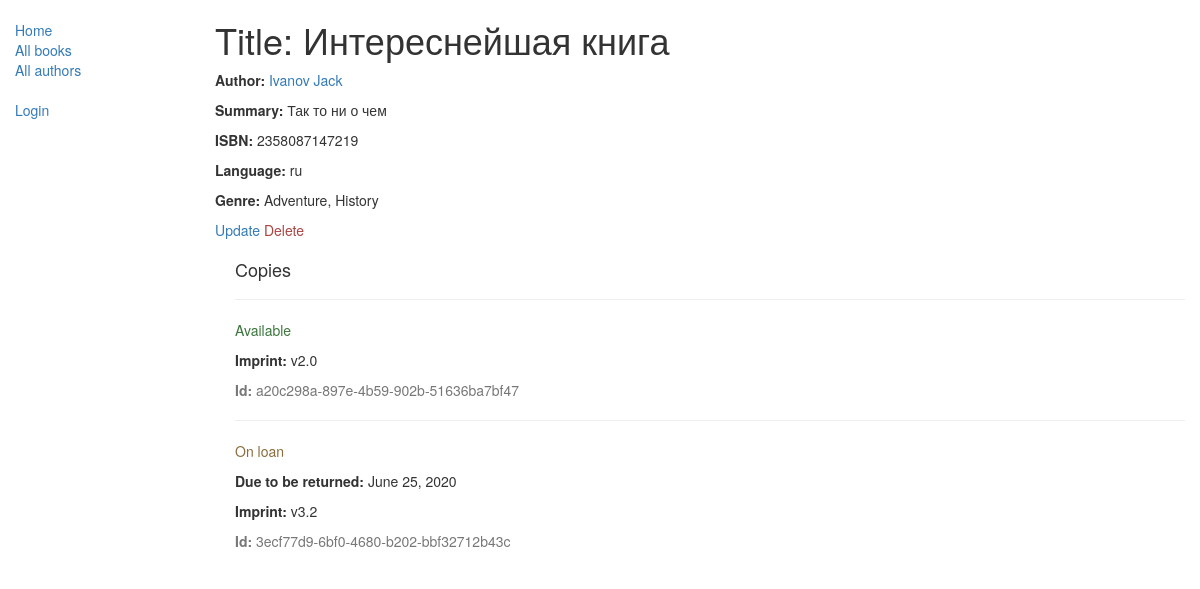
/catalog/book/2, run on the app's committed database.
### catalog/models.py (models this page shows, shortened)
class Book(models.Model):
    title = models.CharField(max_length=200)
    author = models.ForeignKey('Author', on_delete=models.SET_NULL, null=True)
    summary = models.TextField(max_length=1000, help_text="Enter a brief description of the book")
    isbn = models.CharField('ISBN', max_length=13,
                            help_text='13 Character <a href="https://www.isbn-international.org/content/what-isbn">ISBN number</a>')
    genre = models.ManyToManyField(Genre, help_text="Select a genre for this book")
    language = models.ForeignKey('Language', on_delete=models.SET_NULL, null=True)
    def display_genre(self):
        """
        Creates a string for the Genre. This is required to display genre in Admin.
        """
        return ', '.join([genre.name for genre in self.genre.all()[:3]])
    display_genre.short_description = 'Genre'
    class Meta:
        permissions = (("can_edit_book", "Edit book info"),)

class Author(models.Model):
    first_name = models.CharField(max_length=100)
    last_name = models.CharField(max_length=100)
    date_of_birth = models.DateField(null=True, blank=True)
    date_of_death = models.DateField('died', null=True, blank=True)
    def __str__(self):
        return '{} {}'.format(self.last_name, self.first_name)
    class Meta:
        ordering = ['last_name']
        permissions = (("can_edit_author", "Create/Update/Delete author"),)

class Language(models.Model):
    LANGUAGES = (
        ('ru', 'Russian'),
        ('en', 'English'),
    )
    name = models.CharField(max_length=2,
                            help_text="Enter the book's natural language", choices=LANGUAGES)

class Genre(models.Model):
    name = models.CharField(max_length=200, help_text="Enter a book genre (e.g. Science Fiction, French Poetry etc.)")
    def __str__(self):
        return self.name

class BookInstance(models.Model):
    id = models.UUIDField(primary_key=True, default=uuid.uuid4,
                          help_text="Unique ID for this particular book across whole library")
    book = models.ForeignKey('Book', on_delete=models.SET_NULL, null=True)
    imprint = models.CharField(max_length=200)
    due_back = models.DateField(null=True, blank=True)
    borrower = models.ForeignKey(User, on_delete=models.SET_NULL, null=True, blank=True)
    LOAN_STATUS = (
        ('m', 'Maintenance'),
        ('o', 'On loan'),
        ('a', 'Available'),
        ('r', 'Reserved'),
    )
    status = models.CharField(max_length=1, choices=LOAN_STATUS, blank=True, default='m', help_text='Book availability')
    class Meta:
        ordering = ["due_back"]
        permissions = (("can_mark_returned", "Set book as returned"),)
    def display_genre(self):
        return ', '.join([genre.name for genre in self.book.genre.all()[:3]])
    display_genre.short_description = 'Genre'
    def display_id(self):
        return "..."+str(self.id)[-5:]
    display_id.short_description = "ID"

### catalog/views.py (the view, shortened to what this page needs)
# urls.py: url(r'^book/(?P<pk>\d+)$', views.BookDetailView.as_view(), name='book-detail'),
class BookDetailView(generic.DetailView):
    model = Book

### catalog/templates/catalog/book_detail.html
{% extends "base_generic.html" %}
{% block content %}
  <h1>Title: {{ book.title }}</h1>
  <p><strong>Author:</strong> <a href="{% url 'author-detail' book.author.pk %}">{{ book.author }}</a></p>
  <p><strong>Summary:</strong> {{ book.summary }}</p>
  <p><strong>ISBN:</strong> {{ book.isbn }}</p>
    {% if book.language %}
  <p><strong>Language:</strong> {{ book.language.name }}</p>
    {% endif %}
  <p><strong>Genre:</strong> {% for genre in book.genre.all %} {{ genre }}{% if not forloop.last %}, {% endif %}{% endfor %}</p>
    <a href="{% url 'book_update' book.id %}">Update</a>
    <a class="text-danger" href="{% url 'book_delete' book.id %}">Delete</a>
  <div style="margin-left:20px;margin-top:20px">
    {% if book.bookinstance_set.count %}
    <h4>Copies</h4>
    {% for copy in book.bookinstance_set.all %}
    <hr>
    <p class="{% if copy.status == 'a' %}text-success{% elif copy.status == 'd' %}text-danger{% else %}text-warning{% endif %}">{{ copy.get_status_display }}</p>
    {% if copy.status != 'a' %}<p><strong>Due to be returned:</strong> {{copy.due_back}}</p>{% endif %}
    <p><strong>Imprint:</strong> {{copy.imprint}}</p>
    <p class="text-muted"><strong>Id:</strong> {{copy.id}}</p>
    {% endfor %}
    {% else %}
    <h4>No instances</h4>
    {% endif %}
  </div>
{% endblock %}

### catalog/templates/base_generic.html (shortened to what this page needs)
<!DOCTYPE html>
<html lang="en">
<head>
  <link rel="stylesheet" href="https://maxcdn.bootstrapcdn.com/bootstrap/3.3.7/css/bootstrap.min.css">
  {% load static %}
  <link rel="stylesheet" href="{% static 'css/styles.css' %}">
</head>
<body>
  <div class="container-fluid">
    <div class="row">
      <div class="col-sm-2">
      {% block sidebar %}
      <ul class="sidebar-nav">
      <li><a href="{% url 'index' %}">Home</a></li>
      <li><a href="{% url 'books' %}">All books</a></li>
      <li><a href="{% url 'authors' %}">All authors</a></li>
        <br>
        {% if user.is_authenticated %}
        <li>User: {{ user.get_username }}</li>
        <li><a href="{% url 'my-borrowed' %}">My Borrowed</a></li>
        <li><a href="{% url 'logout'%}?next={{request.path}}">Logout</a></li>
        {% else %}
        <li><a href="{% url 'login'%}?next={{request.path}}">Login</a></li>
        {% endif %}
      </ul>
     {% endblock %}
      </div>
      <div class="col-sm-10 ">
      {% block content %}{% endblock %}
      </div>
    </div>
  </div>
</body>
</html>

### catalog/static/css/styles.css (style rules this page uses)
.sidebar-nav { margin-top: 20px; padding: 0; list-style: none; }

### data on the page
Book: title "Интереснейшая книга", author "Ivanov Jack", summary "Так то ни о чем", isbn "2358087147219", language.name "ru"
Genre: name "Adventure"
Genre: name "History"
BookInstance: status "Available", imprint "v2.0", id "a20c298a-897e-4b59-902b-51636ba7bf47"
BookInstance: status "On loan", due_back "June 25, 2020", imprint "v3.2", id "3ecf77d9-6bf0-4680-b202-bbf32712b43c"
